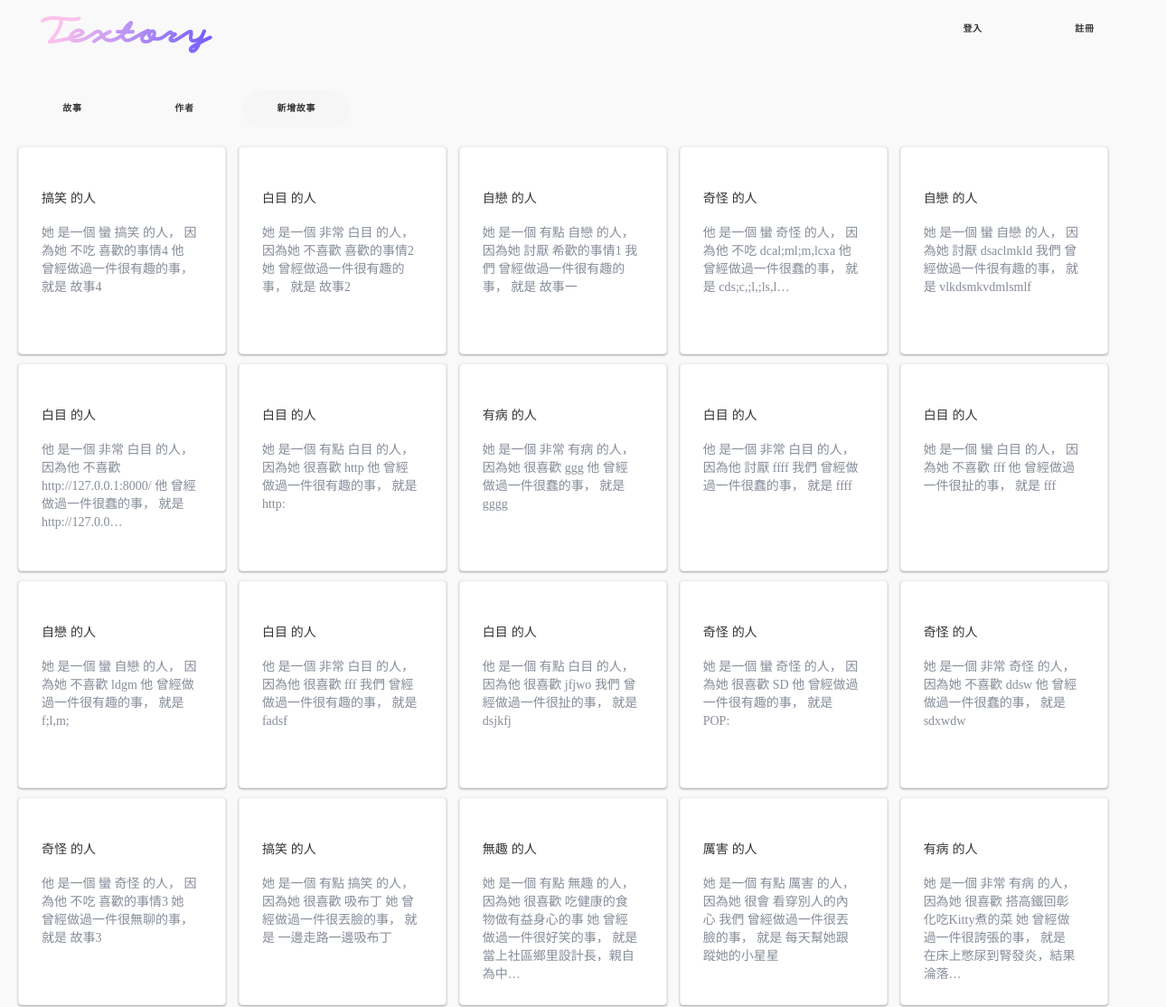
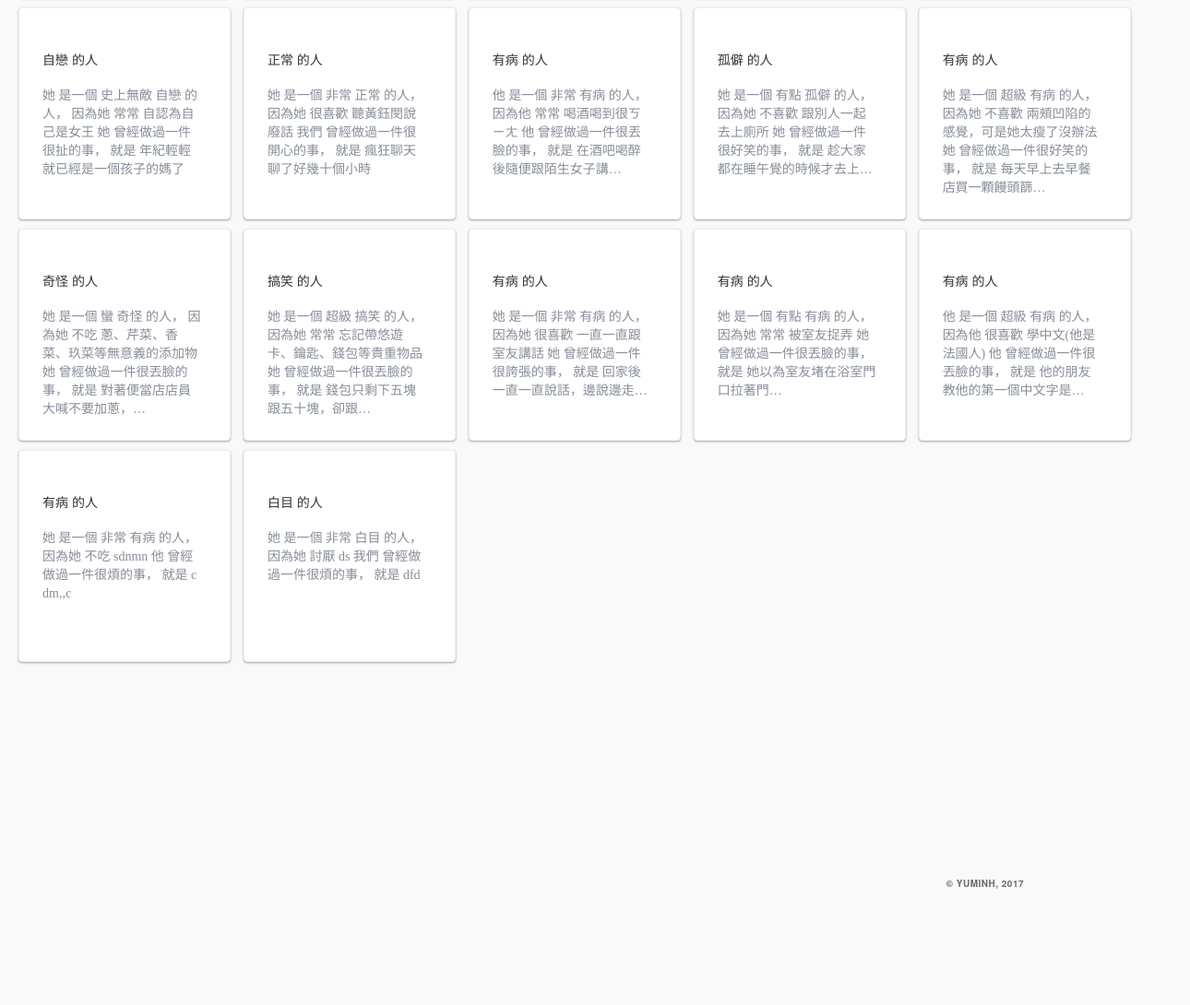
Screenshot of /stories/ with the database file from the repository (2 pictures, top to bottom).
### story/models.py (models this page shows, shortened)
class Story(models.Model):
    author = models.ForeignKey(StoryAuthor, related_name='storys',null=True)
    sb_thing = models.CharField(max_length=30,null=True)
    sb_story = models.CharField(max_length=100,null=True)
    sb_name = models.CharField(max_length=30,null=True)
    SB_GENDER = (
        ('他','他'),
        ('她','她'),
    )
    sb_gender = models.CharField(max_length = 100,null=True,choices = SB_GENDER, )
    SB_ADV = (
        ('有點','有點'),
        ('非常','非常'),
        ('蠻','蠻'),
        ('超級','超級'),
        ('史上無敵','史上無敵'),
    )
    sb_adv = models.CharField(max_length = 100,null=True,choices = SB_ADV)
    SB_ADJ = (
        ('奇怪','奇怪'),
        ('白目','白目'),
        ('有病','有病'),
        ('自戀','自戀'),
        ('搞笑','搞笑'),
        ('孤僻','孤僻'),
        ('嚴肅','嚴肅'),
        ('無趣','無趣'),
        ('奇耙','奇耙'),
        ('可怕','可怕'),
        ('笨蛋','笨蛋'),
        ('健忘','健忘'),
        ('厲害','厲害'),
        ('正常','正常'),
        ('懶惰','懶惰'),
    )
    sb_adj = models.CharField(max_length = 100,null=True,choices = SB_ADJ)
    SB_ABOUT = (
        ('很喜歡','很喜歡'),
        ('不喜歡','不喜歡'),
        ('不吃','不吃'),
        ('討厭','討厭'),
        ('怕','怕'),
        ('常常','常常'),
        ('很會','很會'),
    )
    sb_about = models.CharField(max_length = 100,null=True,choices = SB_ABOUT)
    WHO = (
        ('我們','我們'),
        ('他','他'),
        ('她','她'),
    )
    who = models.CharField(max_length = 100,null=True,choices = WHO)
    STH_ADJ = (
        ('扯','扯'),
        ('蠢','蠢'),
        ('煩','煩'),
        ('誇張','誇張'),
        ('有趣','有趣'),
        ('好笑','好笑'),
        ('丟臉','丟臉'),
        ('瘋狂','瘋狂'),
        ('誇張','誇張'),
        ('無聊','無聊'),
        ('幼稚','幼稚'),
        ('難忘','難忘'),
        ('開心','開心'),
    )
    sth_adj = models.CharField(max_length = 100,null=True,choices = STH_ADJ)
    ITJCTS = (
        ('哎','哎'),
        ('哈哈','哈哈'),
        ('呵呵','呵呵'),
        ('顆顆','顆顆'),
    )
    itjcts = models.CharField(max_length = 100,null=True,choices = ITJCTS)
    MARK = (
        ('~','~'),
        ('!','!'),
        ('!!!','!!!'),
        ('XD','XD'),
        ('>///<','>///<'),
        ('^^','^^'),
        (':)',':)'),
        ('。','。'),
    )
    mark = models.CharField(max_length = 100,null=True,choices = MARK)
    created_date = models.DateTimeField(
            default=timezone.now)
    published_date = models.DateTimeField(
            blank=True, null=True)

### story/views.py (the view)
# urls.py: url(r'^stories/$', views.story_list, name='story_list'),
def story_list(request):
    storys = Story.objects.filter(published_date__lte=timezone.now()).order_by('published_date')
    return render(request, 'story/story_list.html', {'storys':storys})

### story/templates/story/story_list.html (shortened to what this page needs)
{% extends 'story/base.html' %}
{% load staticfiles %}
{% block head %}
<link rel="stylesheet" href="https://maxcdn.bootstrapcdn.com/bootstrap/3.3.7/css/bootstrap.min.css">
{% endblock %}
{% block body %}
<div class="container">
  <div class="box">
    <a class="button_blank button" href="{% url 'story_list' %}" style="text-decoration:none;">故事</a>
    <a class="button_blank button" href="{% url 'storyauthors' %}" style="text-decoration:none;">作者</a>
    <a class="button" href="{% url 'story_new' %}" style="text-decoration:none;">新增故事</a>
  </div>
  <div class="story_list_items">
  {% for story in storys %}
  <a href="{% url 'story_detail' pk=story.pk %}">
    <div class="about_page__tweet">
      <br>
      {{ story.sb_adj }} 的人
      <br><br>
      <p style="font-size:14px; font-family: Noto Sans TC; font-weight: 300; color:#878d99;">
      {{ story.sb_gender }} 是一個 {{ story.sb_adv }} {{ story.sb_adj }} 的人，
      因為{{ story.sb_gender }} {{ story.sb_about }} {{ story.sb_thing }}
      {{ story.who }} 曾經做過一件很{{ story.sth_adj }}的事，
      就是 {{ story.sb_story|truncatechars:15 }}
      <br>
      </p>
    </div>
  </a>
  {% endfor %}
  </div>
</div>
{% endblock %}

### static/css/story.css (style rules this page uses)
a { text-decoration:none }
.button { display: inline-block; min-width: 120px; padding: 0 33px; height: 42px; line-height: 36px; border-radius: 42px; font-size: 10px; letter-spacing: 0.065em; text-transform: uppercase; font-weight: 700; font-family: Montserrat, Helvetica, sans-serif; background-color: #f6f6f6; border: 2px solid transparent; cursor: pointer; color: #333435; text-align: center; text-decoration: none; transition: background-color .25s ease-out, box-shadow .25s ease; }
.button_blank { background-color: transparent; box-shadow: none; color: #333435; }
.container { margin-top: 100px; padding: 0 300px; }

### story/templates/story/story_list.html (style rules this page uses)
body { background: #F9F9F9; }
.container { width: 1280px; margin-bottom: 100px; }
.box { margin-bottom: 20px; }
.about_page__tweet { width: 230px; height: 230px; padding: 25px 30px 40px 25px; margin: 0 10px 10px 0; display: inline-block; vertical-align: top; overflow: hidden; cursor: pointer; background-color: #fff; border: 1px solid #efefef; border-radius: 4px; box-shadow: 0 1px 3px rgba(0,0,0,0.12), 0 1px 2px rgba(0,0,0,0.24); transition: all 0.3s cubic-bezier(.25,.8,.25,1); }
a { color: inherit; }

### rows the page displays
Story: sb_adj "搞笑", sb_gender "她", sb_adv "蠻", sb_about "不吃", sb_thing "喜歡的事情4", who "他", sth_adj "有趣", sb_story "故事4"
Story: sb_adj "白目", sb_gender "她", sb_adv "非常", sb_about "不喜歡", sb_thing "喜歡的事情2", who "她", sth_adj "有趣", sb_story "故事2"
Story: sb_adj "自戀", sb_gender "她", sb_adv "有點", sb_about "討厭", sb_thing "希歡的事情1", who "我們", sth_adj "有趣", sb_story "故事一"
Story: sb_adj "奇怪", sb_gender "他", sb_adv "蠻", sb_about "不吃", sb_thing "dcal;ml;m,lcxa", who "他", sth_adj "蠢", sb_story "cds;c,;l,;ls,l…"
Story: sb_adj "自戀", sb_gender "她", sb_adv "蠻", sb_about "討厭", sb_thing "dsaclmkld", who "我們", sth_adj "有趣", sb_story "vlkdsmkvdmlsmlf"
Story: sb_adj "白目", sb_gender "他", sb_adv "非常", sb_about "不喜歡", sb_thing "http://127.0.0.1:8000/", who "他", sth_adj "蠢", sb_story "http://127.0.0…"
Story: sb_adj "白目", sb_gender "她", sb_adv "有點", sb_about "很喜歡", sb_thing "http", who "他", sth_adj "有趣", sb_story "http:"
Story: sb_adj "有病", sb_gender "她", sb_adv "非常", sb_about "很喜歡", sb_thing "ggg", who "他", sth_adj "蠢", sb_story "gggg"
Story: sb_adj "白目", sb_gender "他", sb_adv "非常", sb_about "討厭", sb_thing "ffff", who "我們", sth_adj "蠢", sb_story "ffff"
Story: sb_adj "白目", sb_gender "她", sb_adv "蠻", sb_about "不喜歡", sb_thing "fff", who "他", sth_adj "扯", sb_story "fff"
Story: sb_adj "自戀", sb_gender "她", sb_adv "蠻", sb_about "不喜歡", sb_thing "ldgm", who "他", sth_adj "有趣", sb_story "f;l,m;"
Story: sb_adj "白目", sb_gender "他", sb_adv "非常", sb_about "很喜歡", sb_thing "fff", who "我們", sth_adj "有趣", sb_story "fadsf"
Story: sb_adj "白目", sb_gender "他", sb_adv "有點", sb_about "很喜歡", sb_thing "jfjwo", who "我們", sth_adj "扯", sb_story "dsjkfj"
Story: sb_adj "奇怪", sb_gender "她", sb_adv "蠻", sb_about "很喜歡", sb_thing "SD", who "他", sth_adj "有趣", sb_story "POP:"
Story: sb_adj "奇怪", sb_gender "她", sb_adv "非常", sb_about "不喜歡", sb_thing "ddsw", who "他", sth_adj "蠢", sb_story "sdxwdw"
Story: sb_adj "奇怪", sb_gender "他", sb_adv "蠻", sb_about "不吃", sb_thing "喜歡的事情3", who "她", sth_adj "無聊", sb_story "故事3"
Story: sb_adj "搞笑", sb_gender "她", sb_adv "有點", sb_about "很喜歡", sb_thing "吸布丁", who "她", sth_adj "丟臉", sb_story "一邊走路一邊吸布丁"
Story: sb_adj "無趣", sb_gender "她", sb_adv "有點", sb_about "很喜歡", sb_thing "吃健康的食物做有益身心的事", who "她", sth_adj "好笑", sb_story "當上社區鄉里設計長，親自為中…"
Story: sb_adj "厲害", sb_gender "她", sb_adv "有點", sb_about "很會", sb_thing "看穿別人的內心", who "我們", sth_adj "丟臉", sb_story "每天幫她跟蹤她的小星星"
Story: sb_adj "有病", sb_gender "她", sb_adv "非常", sb_about "很喜歡", sb_thing "搭高鐵回彰化吃Kitty煮的菜", who "她", sth_adj "誇張", sb_story "在床上憋尿到腎發炎，結果淪落…"
Story: sb_adj "自戀", sb_gender "她", sb_adv "史上無敵", sb_about "常常", sb_thing "自認為自己是女王", who "她", sth_adj "扯", sb_story "年紀輕輕就已經是一個孩子的媽了"
Story: sb_adj "正常", sb_gender "她", sb_adv "非常", sb_about "很喜歡", sb_thing "聽黃鈺閔說廢話", who "我們", sth_adj "開心", sb_story "瘋狂聊天聊了好幾十個小時"
Story: sb_adj "有病", sb_gender "他", sb_adv "非常", sb_about "常常", sb_thing "喝酒喝到很ㄎㄧㄤ", who "他", sth_adj "丟臉", sb_story "在酒吧喝醉後隨便跟陌生女子講…"
Story: sb_adj "孤僻", sb_gender "她", sb_adv "有點", sb_about "不喜歡", sb_thing "跟別人一起去上廁所", who "她", sth_adj "好笑", sb_story "趁大家都在睡午覺的時候才去上…"
Story: sb_adj "有病", sb_gender "她", sb_adv "超級", sb_about "不喜歡", sb_thing "兩頰凹陷的感覺，可是她太瘦了沒辦法", who "她", sth_adj "好笑", sb_story "每天早上去早餐店買一顆饅頭篩…"
Story: sb_adj "奇怪", sb_gender "她", sb_adv "蠻", sb_about "不吃", sb_thing "蔥、芹菜、香菜、玖菜等無意義的添加物", who "她", sth_adj "丟臉", sb_story "對著便當店店員大喊不要加蔥，…"
Story: sb_adj "搞笑", sb_gender "她", sb_adv "超級", sb_about "常常", sb_thing "忘記帶悠遊卡、鑰匙、錢包等貴重物品", who "她", sth_adj "丟臉", sb_story "錢包只剩下五塊跟五十塊，卻跟…"
Story: sb_adj "有病", sb_gender "她", sb_adv "非常", sb_about "很喜歡", sb_thing "一直一直跟室友講話", who "她", sth_adj "誇張", sb_story "回家後一直一直說話，邊說邊走…"
Story: sb_adj "有病", sb_gender "她", sb_adv "有點", sb_about "常常", sb_thing "被室友捉弄", who "她", sth_adj "丟臉", sb_story "她以為室友堵在浴室門口拉著門…"
Story: sb_adj "有病", sb_gender "他", sb_adv "超級", sb_about "很喜歡", sb_thing "學中文(他是法國人)", who "他", sth_adj "丟臉", sb_story "他的朋友教他的第一個中文字是…"
Story: sb_adj "有病", sb_gender "她", sb_adv "非常", sb_about "不吃", sb_thing "sdnmn", who "他", sth_adj "煩", sb_story "c dm,,c"
Story: sb_adj "白目", sb_gender "她", sb_adv "非常", sb_about "討厭", sb_thing "ds", who "我們", sth_adj "煩", sb_story "dfd"
